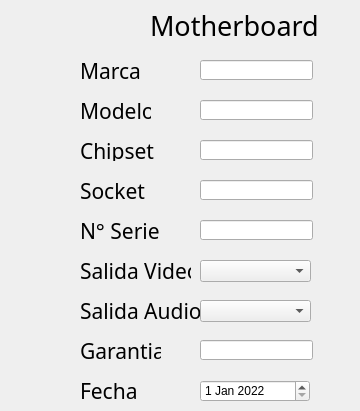
   <widget class="QWidget" name="pageMother">
    <property name="enabled">
     <bool>true</bool>
    </property>
    <widget class="QLabel" name="label">
     <property name="geometry">
      <rect>
       <x>150</x>
       <y>10</y>
       <width>201</width>
       <height>31</height>
      </rect>
     </property>
     <property name="font">
      <font>
       <family>Mongolian Baiti</family>
       <pointsize>20</pointsize>
      </font>
     </property>
     <property name="text">
      <string>Motherboard</string>
     </property>
    </widget>
    <widget class="QLabel" name="label_7">
     <property name="geometry">
      <rect>
       <x>80</x>
       <y>60</y>
       <width>61</width>
       <height>21</height>
      </rect>
     </property>
     <property name="font">
      <font>
       <family>Mongolian Baiti</family>
       <pointsize>16</pointsize>
      </font>
     </property>
     <property name="text">
      <string>Marca</string>
     </property>
    </widget>
    <widget class="QLabel" name="label_8">
     <property name="geometry">
      <rect>
       <x>80</x>
       <y>100</y>
       <width>71</width>
       <height>21</height>
      </rect>
     </property>
     <property name="font">
      <font>
       <family>Mongolian Baiti</family>
       <pointsize>16</pointsize>
      </font>
     </property>
     <property name="text">
      <string>Modelo</string>
     </property>
    </widget>
    <widget class="QLabel" name="label_9">
     <property name="geometry">
      <rect>
       <x>80</x>
       <y>140</y>
       <width>81</width>
       <height>21</height>
      </rect>
     </property>
     <property name="font">
      <font>
       <family>Mongolian Baiti</family>
       <pointsize>16</pointsize>
      </font>
     </property>
     <property name="text">
      <string>Chipset</string>
     </property>
    </widget>
    <widget class="QLabel" name="label_10">
     <property name="geometry">
      <rect>
       <x>80</x>
       <y>180</y>
       <width>71</width>
       <height>21</height>
      </rect>
     </property>
     <property name="font">
      <font>
       <family>Mongolian Baiti</family>
       <pointsize>16</pointsize>
      </font>
     </property>
     <property name="text">
      <string>Socket</string>
     </property>
    </widget>
    <widget class="QLabel" name="label_11">
     <property name="geometry">
      <rect>
       <x>80</x>
       <y>220</y>
       <width>81</width>
       <height>21</height>
      </rect>
     </property>
     <property name="font">
      <font>
       <family>Mongolian Baiti</family>
       <pointsize>16</pointsize>
      </font>
     </property>
     <property name="text">
      <string>N° Serie</string>
     </property>
    </widget>
    <widget class="QLabel" name="label_12">
     <property name="geometry">
      <rect>
       <x>80</x>
       <y>260</y>
       <width>111</width>
       <height>21</height>
      </rect>
     </property>
     <property name="font">
      <font>
       <family>Mongolian Baiti</family>
       <pointsize>16</pointsize>
      </font>
     </property>
     <property name="text">
      <string>Salida Video</string>
     </property>
    </widget>
    <widget class="QLabel" name="label_13">
     <property name="geometry">
      <rect>
       <x>80</x>
       <y>300</y>
       <width>121</width>
       <height>21</height>
      </rect>
     </property>
     <property name="font">
      <font>
       <family>Mongolian Baiti</family>
       <pointsize>16</pointsize>
      </font>
     </property>
     <property name="text">
      <string>Salida Audio</string>
     </property>
    </widget>
    <widget class="QLabel" name="label_14">
     <property name="geometry">
      <rect>
       <x>80</x>
       <y>380</y>
       <width>61</width>
       <height>21</height>
      </rect>
     </property>
     <property name="font">
      <font>
       <family>Mongolian Baiti</family>
       <pointsize>16</pointsize>
      </font>
     </property>
     <property name="text">
      <string>Fecha</string>
     </property>
    </widget>
    <widget class="QLabel" name="label_50">
     <property name="geometry">
      <rect>
       <x>80</x>
       <y>340</y>
       <width>81</width>
       <height>21</height>
      </rect>
     </property>
     <property name="font">
      <font>
       <family>Mongolian Baiti</family>
       <pointsize>16</pointsize>
      </font>
     </property>
     <property name="text">
      <string>Garantia</string>
     </property>
    </widget>
    <widget class="QLineEdit" name="Marca_Mother">
     <property name="geometry">
      <rect>
       <x>200</x>
       <y>60</y>
       <width>113</width>
       <height>20</height>
      </rect>
     </property>
     <property name="font">
      <font>
       <pointsize>12</pointsize>
      </font>
     </property>
    </widget>
    <widget class="QLineEdit" name="Modelo_Mother">
     <property name="geometry">
      <rect>
       <x>200</x>
       <y>100</y>
       <width>113</width>
       <height>20</height>
      </rect>
     </property>
     <property name="font">
      <font>
       <pointsize>12</pointsize>
      </font>
     </property>
    </widget>
    <widget class="QLineEdit" name="Chipset_Mother">
     <property name="geometry">
      <rect>
       <x>200</x>
       <y>140</y>
       <width>113</width>
       <height>20</height>
      </rect>
     </property>
     <property name="font">
      <font>
       <pointsize>12</pointsize>
      </font>
     </property>
    </widget>
    <widget class="QLineEdit" name="Socket_Mother">
     <property name="geometry">
      <rect>
       <x>200</x>
       <y>180</y>
       <width>113</width>
       <height>20</height>
      </rect>
     </property>
     <property name="font">
      <font>
       <pointsize>12</pointsize>
      </font>
     </property>
    </widget>
    <widget class="QLineEdit" name="Serie_Mother">
     <property name="geometry">
      <rect>
       <x>200</x>
       <y>220</y>
       <width>113</width>
       <height>20</height>
      </rect>
     </property>
     <property name="font">
      <font>
       <pointsize>12</pointsize>
      </font>
     </property>
    </widget>
    <widget class="QComboBox" name="Video_Mother">
     <property name="enabled">
      <bool>true</bool>
     </property>
     <property name="geometry">
      <rect>
       <x>200</x>
       <y>260</y>
       <width>111</width>
       <height>22</height>
      </rect>
     </property>
    </widget>
    <widget class="QComboBox" name="Audio_Mother">
     <property name="geometry">
      <rect>
       <x>200</x>
       <y>300</y>
       <width>111</width>
       <height>22</height>
      </rect>
     </property>
    </widget>
    <widget class="QLineEdit" name="Garantia_Mother">
     <property name="geometry">
      <rect>
       <x>200</x>
       <y>340</y>
       <width>113</width>
       <height>20</height>
      </rect>
     </property>
     <property name="font">
      <font>
       <pointsize>12</pointsize>
      </font>
     </property>
    </widget>
    <widget class="QDateEdit" name="Fecha_Mother">
     <property name="geometry">
      <rect>
       <x>200</x>
       <y>380</y>
       <width>110</width>
       <height>22</height>
      </rect>
     </property>
     <property name="dateTime">
      <datetime>
       <hour>0</hour>
       <minute>0</minute>
       <second>0</second>
       <year>2022</year>
       <month>1</month>
       <day>1</day>
      </datetime>
     </property>
    </widget>
   </widget>
